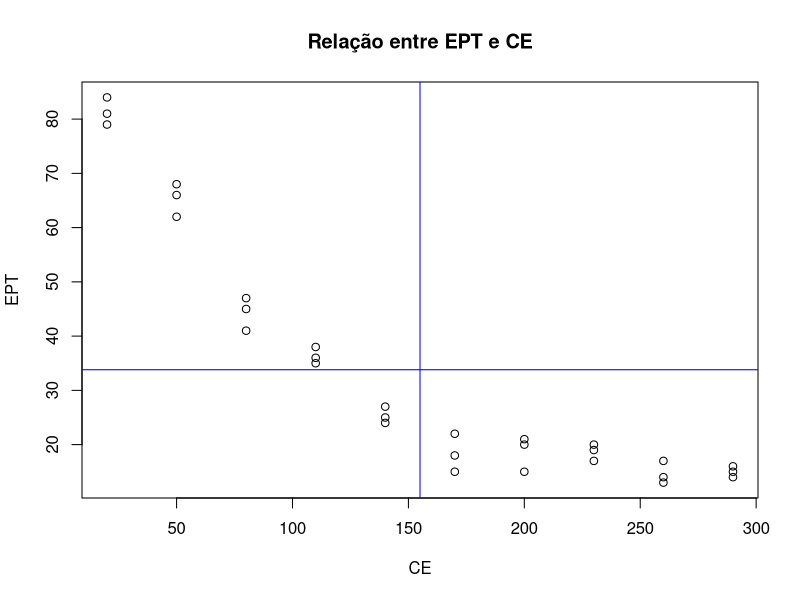
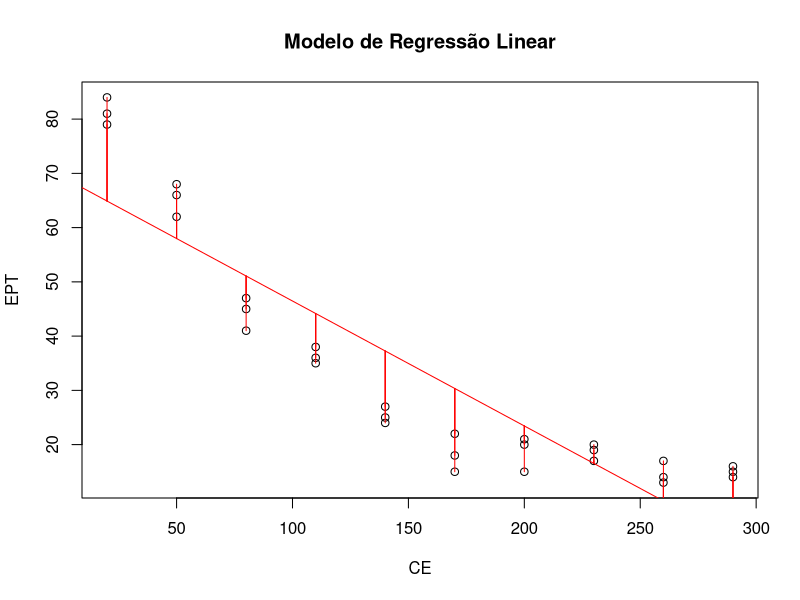
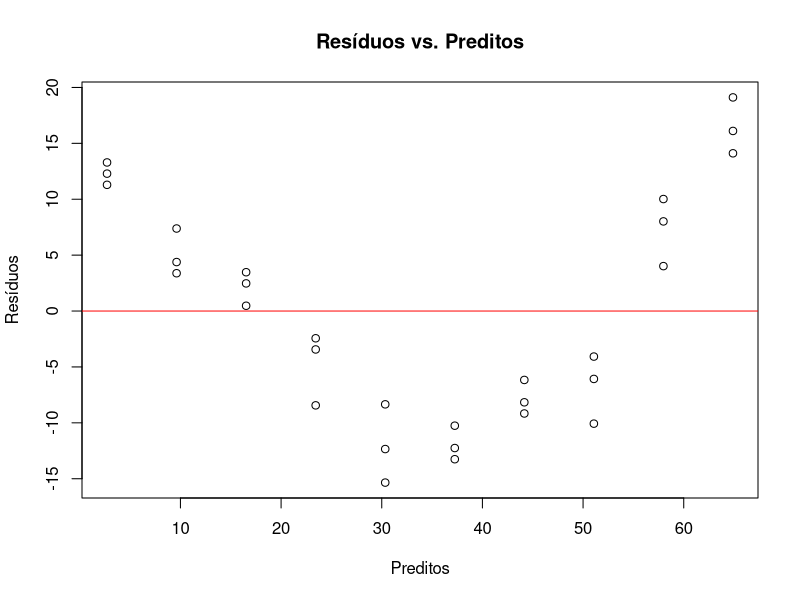
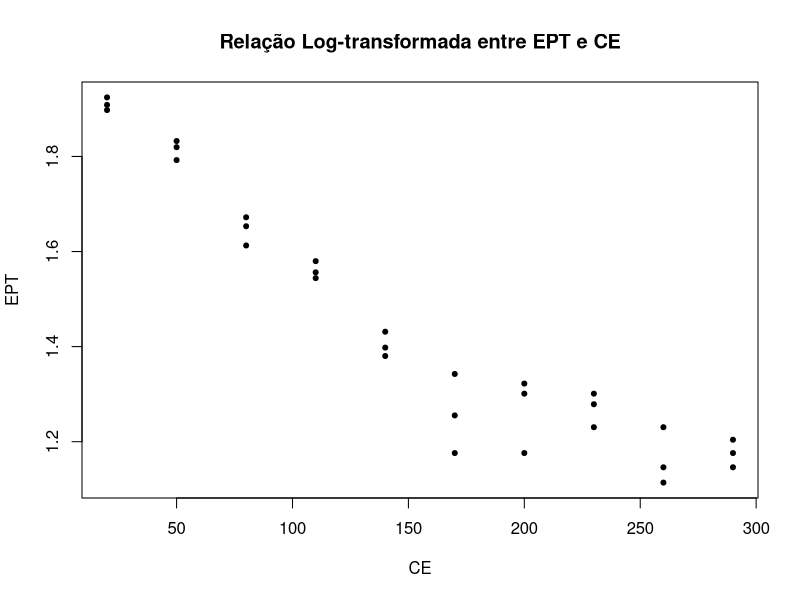
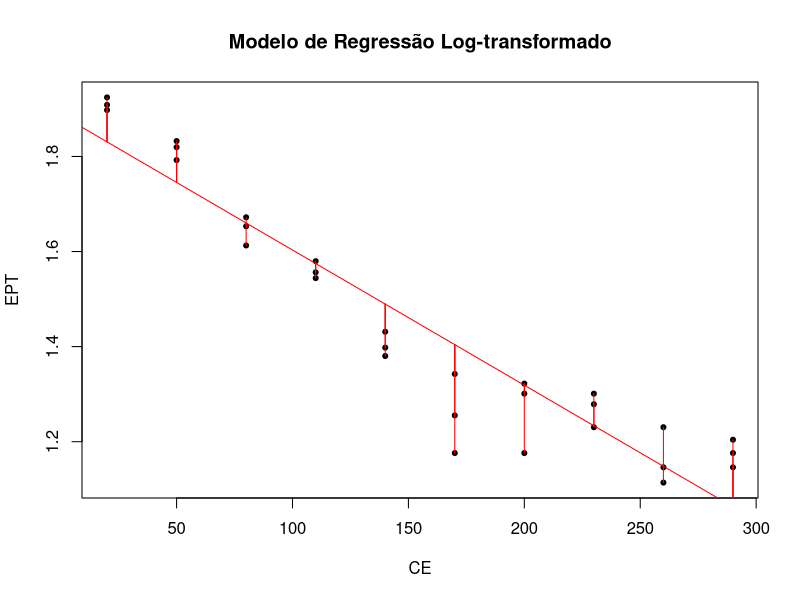
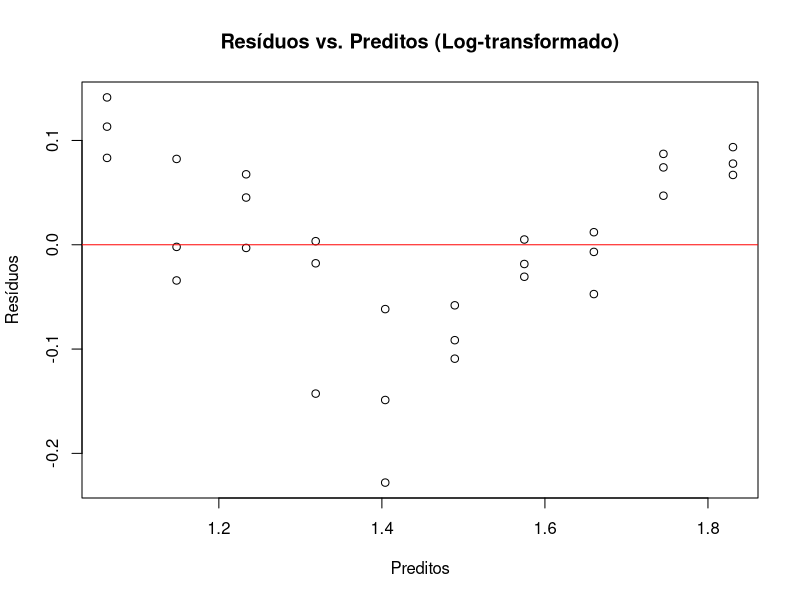
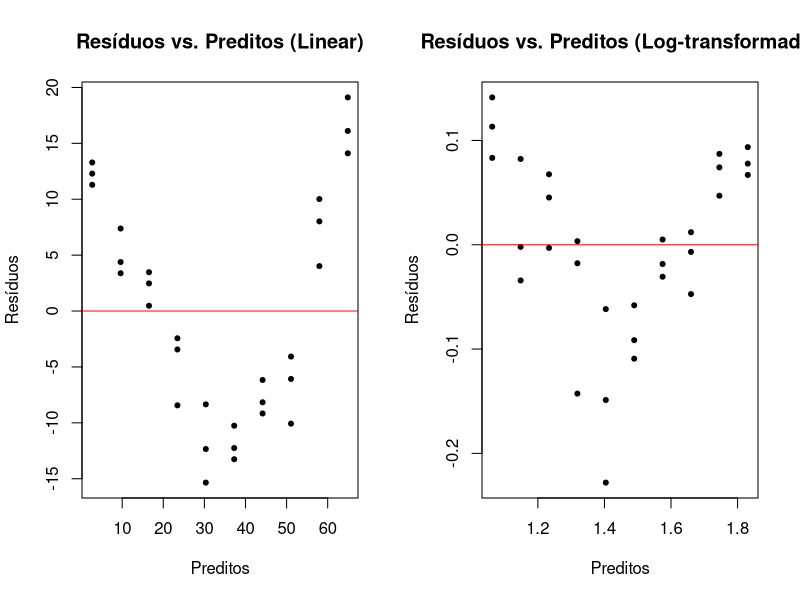
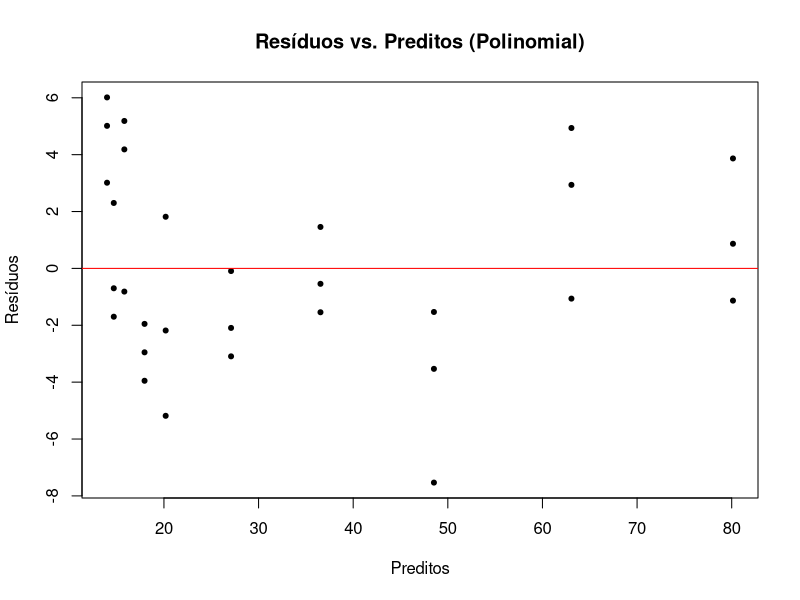

Generate these figures, in order, with R:
# Estatística Avançada: Regressões

# Marília Melo Favalesso
# mariliabioufpr@gmail.com

# Dados para a regressão
CE <- rep(c("20", "50", "80", "110", "140", "170", "200", "230", "260", "290"), each=3)
CE <- as.numeric(CE)
EPT <- c(84, 81, 79, 66, 62, 68, 41, 45, 47, 35, 38, 36, 27, 25, 24, 18, 15, 22, 21, 20, 15, 17, 19, 20, 14, 13, 17, 14, 16, 15)

# Plotando as variáveis para ver as relações entre elas
plot(EPT ~ CE, main = "Relação entre EPT e CE")
abline(h = mean(EPT), col = "blue")
abline(v = mean(CE), col = "blue")

# Normalidade dos dados
shapiro.test(EPT) # !!
shapiro.test(CE)

# Existe correlação entre as variáveis?
cor.test(EPT, CE) # p<0.001, associação negativa (-0,87) significativa entre EPT e CE

# Regressão linear
linear <- lm(EPT ~ CE)
summary(linear) # ambos os coeficientes são significativos

# Gráficos dos preditores e resíduos
preditos <- predict(linear)
residuos <- resid(linear)

# Normalidade dos resíduos
shapiro.test(residuos)

# Plot do modelo
plot(EPT ~ CE, main = "Modelo de Regressão Linear")
abline(linear, col = "red")
segments(CE, EPT, CE, preditos, col = "red")

# Observando os resíduos em relação à reta do modelo
plot(residuos ~ preditos, ylab = "Resíduos", xlab = "Preditos", main = "Resíduos vs. Preditos")
abline(0, 0, col = "red")

# Transformação logarítmica para linearizar a relação entre as variáveis
EPT_log <- log10(EPT)

# Gráfico entre as variáveis transformadas
plot(EPT_log ~ CE, ylab = "EPT", xlab = "CE", pch = 20, main = "Relação Log-transformada entre EPT e CE")

# Modelo linear com transformação logarítmica
linear2 <- lm(EPT_log ~ CE)
summary(linear2) # resultados do modelo

residuos_log <- resid(linear2) # resíduos
preditos_log <- predict(linear2) # preditos
shapiro.test(residuos_log)  # teste de normalidade para os resíduos

# Gráfico da regressão log-transformada
plot(EPT_log ~ CE, ylab = "EPT", xlab = "CE", pch = 20, main = "Modelo de Regressão Log-transformado")
abline(linear2, col = "red")
segments(CE, EPT_log, CE, preditos_log, col = "red")

# Gráfico para avaliação do modelo
plot(residuos_log ~ preditos_log, ylab = "Resíduos", xlab = "Preditos", main = "Resíduos vs. Preditos (Log-transformado)")
abline(0, 0, col = "red")

# Comparação dos resíduos dos dois modelos
par(mfrow = c(1, 2))
plot(residuos ~ preditos, ylab = "Resíduos", xlab = "Preditos", pch = 20, main = "Resíduos vs. Preditos (Linear)")
abline(0, 0, col = "red")
plot(residuos_log ~ preditos_log, ylab = "Resíduos", xlab = "Preditos", pch = 20, main = "Resíduos vs. Preditos (Log-transformado)")
abline(0, 0, col = "red")
dev.off()

# Modelo polinomial
poli <- lm(EPT ~ poly(CE))
summary(poli)

poli2 <- lm(EPT ~ CE + poly(CE, 2))
summary(poli2)
coefficients(poli2) 

residuos_poli <- resid(poli2)
predict_poli <- predict(poli2)

plot(residuos_poli ~ predict_poli, ylab = "Resíduos", xlab = "Preditos", pch = 20, main = "Resíduos vs. Preditos (Polinomial)")
abline(0, 0, col = "red")

# Melhorar a curva
xpred <- data.frame(CE = seq(min(CE), max(CE), len = 30))
plot(EPT ~ CE, xlab = "CE", ylab = "EPT", main = "Ajuste Polinomial")
lines(xpred$CE, predict(poli2, newdata = xpred), col = "red")

# Análise de Covariância
tempo <- ifelse(CE <= 140, 'antes', 'depois')

# Modelos ANCOVA
dados.Cov <- aov(EPT ~ CE * tempo)
summary(dados.Cov)

dados.trat <- aov(EPT ~ tempo * CE)
summary(dados.trat)

library(car)
Anova(dados.Cov, type = "III")
Anova(dados.trat, type = "III")

lm_antes <- lm(EPT[tempo == "antes"] ~ CE[tempo == "antes"])
lm_depois <- lm(EPT[tempo == "depois"] ~ CE[tempo == "depois"])
res_lm_antes <- resid(lm_antes)
res_lm_depois <- resid(lm_depois)
pred_lm_antes <- predict(lm_antes)
pred_lm_depois <- predict(lm_depois)

plot(EPT ~ CE, pch = 20, main = "Análise de Covariância")
abline(lm_antes, col = "red")
segments(CE[tempo == "antes"], EPT[tempo == "antes"], CE[tempo == "antes"], pred_lm_antes, col = "red")
abline(lm_depois, col = "blue")
segments(CE[tempo == "depois"], EPT[tempo == "depois"], CE[tempo == "depois"], pred_lm_depois, col = "blue")
